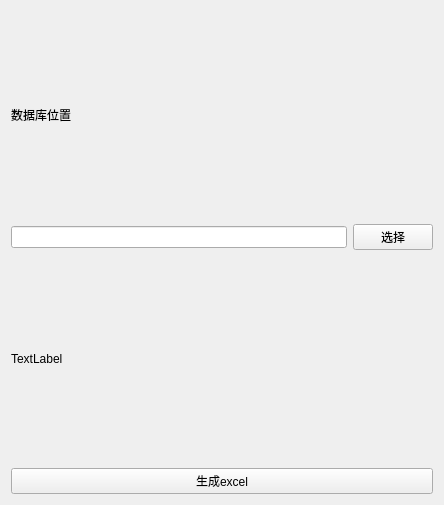
<?xml version="1.0" encoding="UTF-8"?>
<ui version="4.0">
 <class>SettingsPage</class>
 <widget class="QWidget" name="SettingsPage">
  <property name="geometry">
   <rect>
    <x>0</x>
    <y>0</y>
    <width>444</width>
    <height>505</height>
   </rect>
  </property>
  <property name="windowTitle">
   <string>Form</string>
  </property>
  <layout class="QHBoxLayout" name="horizontalLayout">
   <item>
    <layout class="QGridLayout" name="gridLayout">
     <item row="1" column="2">
      <widget class="QPushButton" name="pushButton">
       <property name="text">
        <string>选择</string>
       </property>
      </widget>
     </item>
     <item row="2" column="1" colspan="2">
      <widget class="QLabel" name="label_2">
       <property name="text">
        <string>TextLabel</string>
       </property>
      </widget>
     </item>
     <item row="0" column="1" colspan="2">
      <widget class="QLabel" name="label">
       <property name="text">
        <string>数据库位置</string>
       </property>
      </widget>
     </item>
     <item row="1" column="1">
      <widget class="QLineEdit" name="lineEdit"/>
     </item>
     <item row="3" column="1" colspan="2">
      <widget class="QPushButton" name="pushButton_2">
       <property name="text">
        <string>生成excel</string>
       </property>
      </widget>
     </item>
    </layout>
   </item>
  </layout>
 </widget>
 <resources/>
 <connections/>
</ui>
